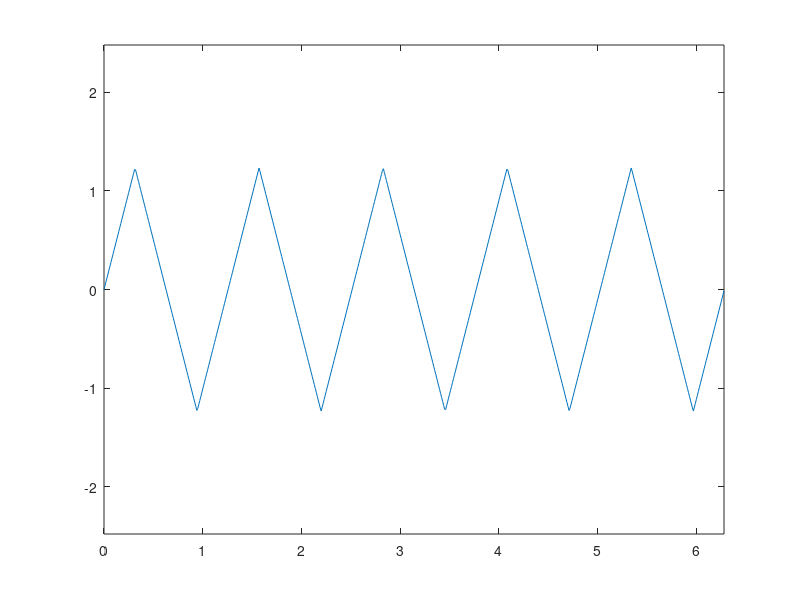

This chart was generated by the following MATLAB code:
x = 0:0.01:2*pi;
frekv = 5;
y = 0;
for n = 1:2:1100
    y = y + ((-1).^((n-1)/2)/(n.^2)) * sin(n*frekv*x);
    akt = ((-1).^((n-1)/2)/(n.^2)) * sin(n*frekv*x);
end
figure;
plot(x,y);
axis equal;